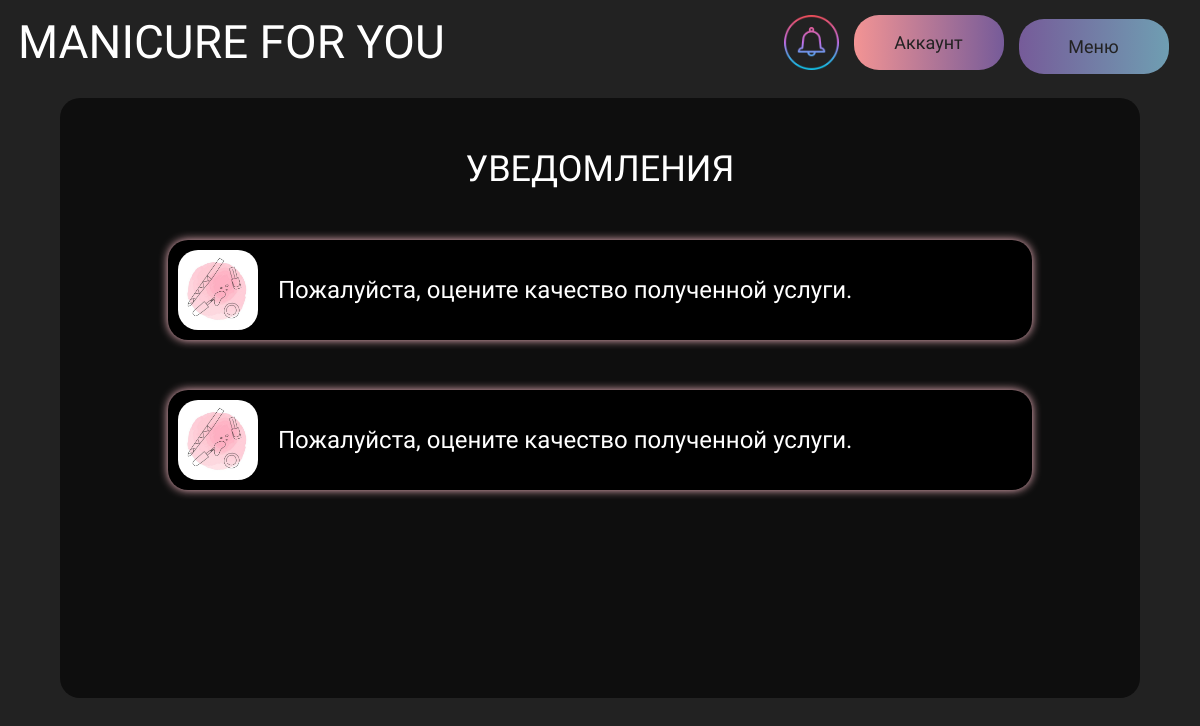
The app's page /localhost/ViewKlient/notifications/notification.php (signed in) with its own data.
### tables this page shows
CREATE TABLE `Notification` (
  `Id` int NOT NULL,
  `IdKlient` int NOT NULL,
  `NotifText` text NOT NULL,
  `IdRequest` int NOT NULL,
  `UrlForKlient` text NOT NULL
);

### localhost/ViewKlient/notifications/notification.php (the view, shortened to what this page needs)
<?php
$idKlient = $_SESSION['IdKlient'];
include_once '../../config.php';
$sql = "SELECT NotifText, IdRequest, UrlForKlient
        FROM Notification
        WHERE IdKlient = $idKlient
        ORDER BY Id DESC
        LIMIT 3";
$result = $conn->query($sql);
?>
<!DOCTYPE html>
<html lang="en">
<head>
	<link rel="stylesheet" href="../styleKlients.css" type="text/css" />
</head>
<body>
	<header class="head_main">
		<div class="text_head">
			<p><a href="../main_page.php">MANICURE FOR YOU</a></p>
		</div>
		<div class="buttons_head">
			<a href="notification.php"><img class="notImg" src="../../images/notification.png"></a>
			<?php
			if (isset($_SESSION["IdKlient"])) {
			    echo '<button class="button1_head"><a href="../KlientAccount/accountMain.php">Аккаунт</a></button>';
			} else {
			    echo '<button class="button1_head"><a href="../login.php">Войти</a></button>';
			}
			?>
			<div class="button2_head">
				<ul class="head_menu">
					<li class="text_button_head"><a href="">Меню</a>
					</li>
				</ul>
			</div>
		</div>
	</header>
	<main>
		<div class="notifKlientMain">
			<div class="notifKlientContainer">
				<?php if ($result->num_rows > 0) { ?>
				    <p class="notifKlientText">УВЕДОМЛЕНИЯ</p>
				    <?php while($row = $result->fetch_assoc()) { ?>
				    	<a href="<?= $row['UrlForKlient'] ?>" class=NotifTextContainer1><div class="NotifTextContainer">
				    		<img class="notifImage" src="../../images/notif.png">
				    		<p class="notifText"><?= $row["NotifText"] ?></p>
				    	</div></a>
				    <?php }
						} else {
					?>
				    <p class="notifKlientText">Нет новых уведомлений</p>
				<?php
					}
				?>
			</div>
		</div>
	</main>
</body>
</html>

### localhost/ViewKlient/styleKlients.css (style rules this page uses)
* { margin: 0; padding: 0; border: 0; }
body { background: #222222; }
.head_main { display:flex; flex-flow: row; justify-content: space-between; z-index: 5; }
.text_head { display: inline-block; margin-left: 1.5%; margin-top: 15px; padding: 0; margin-right: auto; color: #FFFFFF; position: relative; font-family: "Spinnaker", sans-serif; font-size: 46px; float: left; }
.text_head a { text-decoration: none; color: #ffffff; }
.buttons_head { margin-top: 15px; margin-right:2%; display: flex; justify-content: space-around; width: 400px; }
.notImg { height: 55px; }
.button1_head { display: inline-block; width: 150px; height: 55px; background: linear-gradient(90deg, #F39494,#765B99); background-repeat: no-repeat; background-size: cover; border-radius: 25px; font-family: "Spinnaker", sans-serif; color: #222222; font-size: 18px; }
.button1_head a { text-decoration: none; color: #222222; }
.button2_head { display: inline-block; }
.head_menu li { width: 150px; height: 55px; background: linear-gradient(90deg, #765B99,#6F9EB2); border-radius: 25px; position: relative; margin-top: 2.5%; list-style-type: none; text-align: center; font-family: "Spinnaker", sans-serif; color: #222222; font-size: 18px; z-index: 5; }
.head_menu a { color: #222222; text-decoration: none; display: block; height: 55px; padding: 0 10px; line-height: 55px; }
.notifKlientMain { position: relative; width: 100%; font-family: "Spinnaker", sans-serif; display: flex; justify-content: center; align-items: center; height: 100px; padding-top: 2%; margin-left: auto; margin-right: auto; }
.notifKlientContainer { width: 90%; display: flex; flex-flow: column; align-content: center; margin: auto; background: #0E0E0E; border-radius: 20px; height: 600px; }
.notifKlientText { font-size: 36px; color: white; text-align: center; margin-top: 50px; text-decoration: none; }
.NotifTextContainer { height: 100px; border-radius: 20px; background: black; filter: drop-shadow(0px 0px 5px pink); width: 80%; margin-top: 50px; margin-right: auto; margin-left: auto; display: flex; flex-direction: row; align-items: center; text-decoration: none; }
.NotifTextContainer1 { text-decoration: none; }
.notifText { font-size: 24px; color: white; text-align: center; padding-left: 20px; font-family: "Spinnaker", sans-serif; text-decoration: none; }
.notifImage { margin-left: 10px; border-radius: 20px; height: 80px; width: 80px; }

### records on screen
notification: NotifText "Пожалуйста, оцените качество полученной услуги."
notification: NotifText "Пожалуйста, оцените качество полученной услуги."
